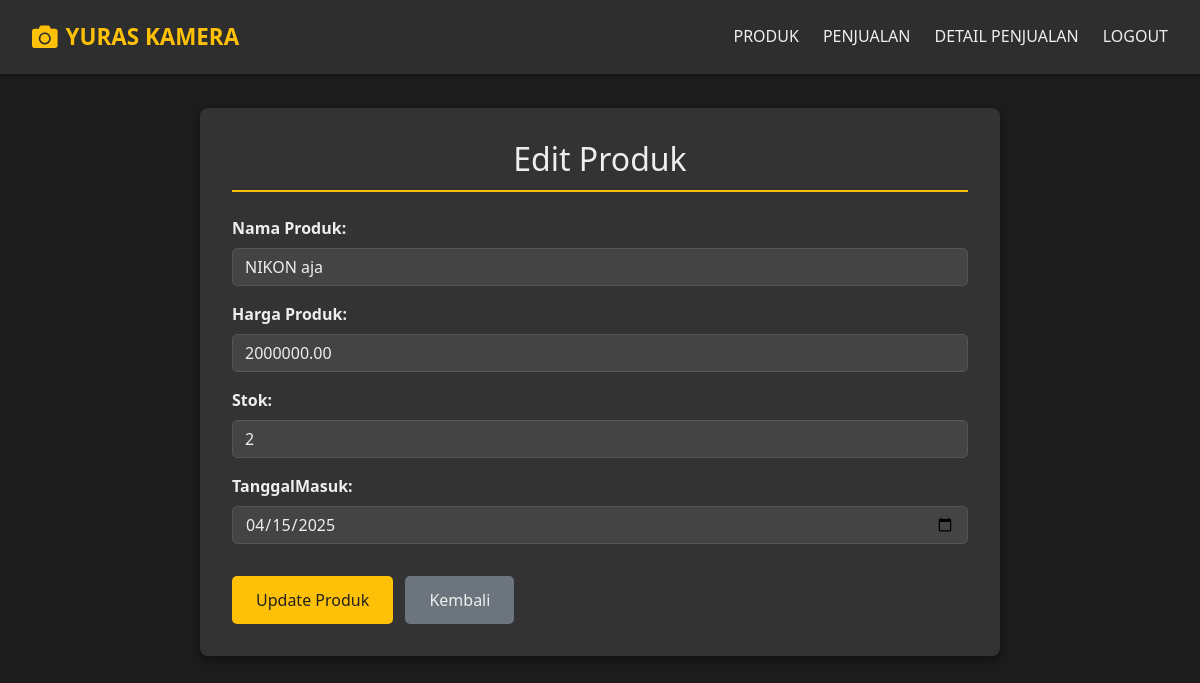
/edit.php?id=32, run on the app's committed database.
### tables this page shows
CREATE TABLE `produk` (
  `ProdukID` int(11) NOT NULL,
  `NamaProduk` varchar(25) DEFAULT NULL,
  `Harga` decimal(10,2) DEFAULT NULL,
  `Stok` int(11) DEFAULT NULL,
  `TanggalMasuk` date DEFAULT NULL,
  `user_id` int(11) DEFAULT NULL
);

### edit.php (the view, shortened to what this page needs)
<?php
include("koneksi.php");
$ProdukID = $_GET["id"];
$sql = "SELECT * FROM produk WHERE ProdukID=$ProdukID";
$result = mysqli_query($koneksi, $sql);
$barang = mysqli_fetch_assoc($result);
?>
<!DOCTYPE html>
<html lang="id">
<head>
    <link rel="stylesheet" href="https://stackpath.bootstrapcdn.com/bootstrap/4.5.2/css/bootstrap.min.css">
    <link href="https://cdnjs.cloudflare.com/ajax/libs/font-awesome/5.15.3/css/all.min.css" rel="stylesheet"/>
</head>
<body>
<header class="header">
    <a href="index.php" class="logo">
        <i class="fas fa-camera logo-icon"></i> YURAS KAMERA
    </a>
    <nav class="nav">
        <a class="nav-link" href="tampil_produk.php">PRODUK</a>
        <a class="nav-link" href="data_penjualan.php">PENJUALAN</a>
        <a class="nav-link" href="detail_penjualan.php">DETAIL PENJUALAN</a>
        <a class="nav-link" href="logout.php">LOGOUT</a>
    </nav>
</header>
    <div class="container mt-5">
        <h2>Edit Produk</h2>
        <form action="update.php" method="POST">
            <div class="form-group">
                <label for="NamaProduk">Nama Produk:</label>
                <input type="text" name="NamaProduk" class="form-control" value="<?php echo $barang['NamaProduk']; ?>" required>
            </div>
            <div class="form-group">
                <label for="Harga">Harga Produk:</label>
                <input type="number" name="Harga" class="form-control" value="<?php echo $barang['Harga']; ?>" required>
            </div>
            <div class="form-group">
                <label for="Stok">Stok:</label>
                <input type="number" name="Stok" class="form-control" value="<?php echo $barang['Stok']; ?>" required>
            </div>
            <div class="form-group">
                <label for="TanggalMasuk">TanggalMasuk:</label>
                <input type="date" name="TanggalMasuk" class="form-control" value="<?php echo $barang['TanggalMasuk']; ?>" required>
            </div>
            <button type="submit" class="btn btn-primary">Update Produk</button>
            <a href="tampil_produk.php" class="btn btn-secondary">Kembali</a>
        </form>
    </div>
</body>
</html>

### edit.php (style rules this page uses)
body { font-family: 'Segoe UI', Tahoma, Geneva, Verdana, sans-serif; background-color: #1c1c1c; color: #eee; margin: 0; padding-top: 60px; }
.header { background-color: #2e2e2e; box-shadow: 0 2px 5px rgba(0, 0, 0, 0.3); padding: 1rem 2rem; display: flex; justify-content: space-between; align-items: center; position: fixed; top: 0; left: 0; width: 100%; z-index: 1000; }
.logo { font-size: 1.4rem; font-weight: bold; color: #ffc107; text-decoration: none; display: flex; align-items: center; }
.logo-icon { margin-right: 0.5rem; font-size: 1.6rem; }
.nav { display: flex; }
.nav-link { color: #eee; text-decoration: none; margin-left: 1.5rem; transition: color 0.3s ease, transform 0.2s ease-in-out; padding: 0.5rem 0; border-bottom: 2px solid transparent; }
.container { max-width: 800px; margin: 80px auto 40px auto; padding: 2rem; border-radius: 8px; background-color: #333; box-shadow: 0 4px 10px rgba(0, 0, 0, 0.4); color: #eee; }
h2 { text-align: center; margin-bottom: 1.5rem; color: #eee; border-bottom: 2px solid #ffc107; padding-bottom: 0.7rem; }
.form-group label { color: #eee; font-weight: bold; margin-bottom: 0.5rem; display: block; }
.form-control { border: 1px solid #555; border-radius: 5px; padding: 0.75rem; margin-bottom: 1rem; width: 100%; box-sizing: border-box; background-color: #444; color: #eee; }
.btn-primary, .btn-secondary { background-color: #ffc107; border: none; color: #222; padding: 0.75rem 1.5rem; border-radius: 5px; cursor: pointer; transition: background-color 0.3s, transform 0.3s; margin-top: 1rem; display: inline-block; text-decoration: none; }
.btn-secondary { background-color: #6c757d; color: #eee; margin-left: 0.5rem; }

### data on the page
produk: NamaProduk "NIKON aja", Harga "2000000.00", Stok "2", TanggalMasuk "04/15/2025"
